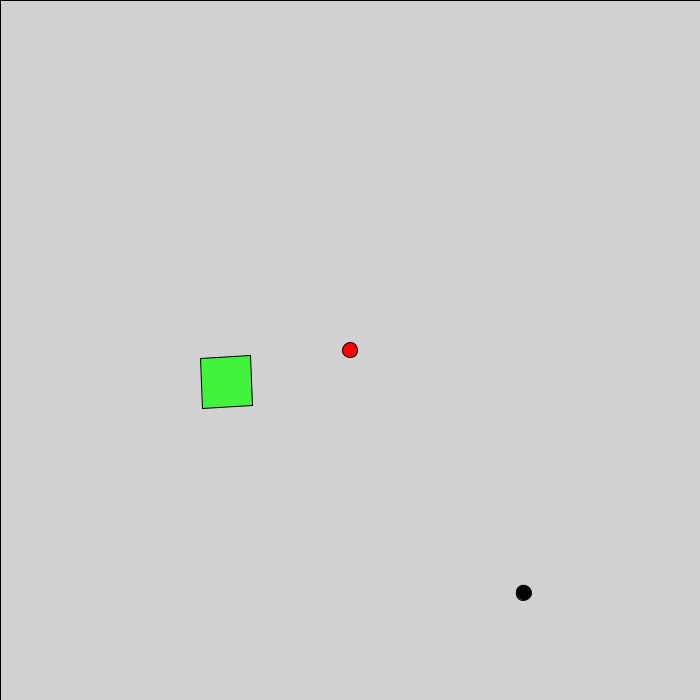
Frame 1 (no input)
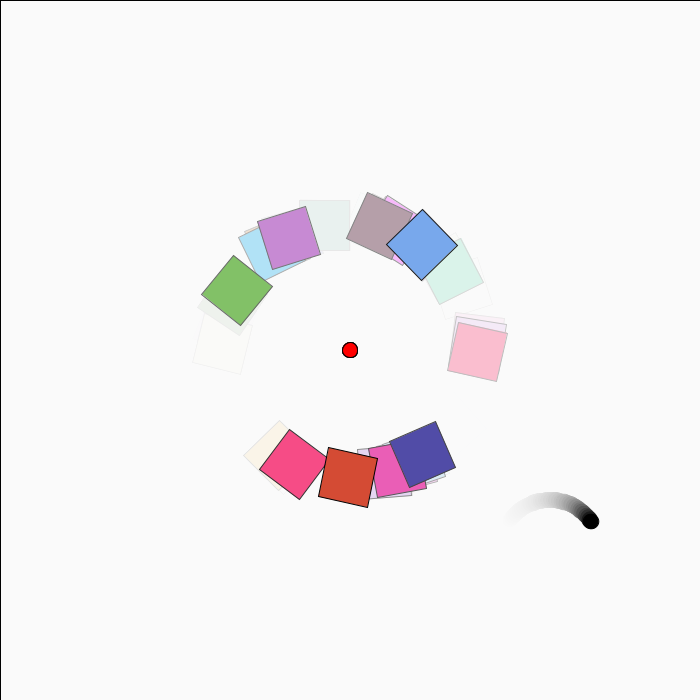
Frame 60 (the mouse pressed at the canvas centre just before this capture)
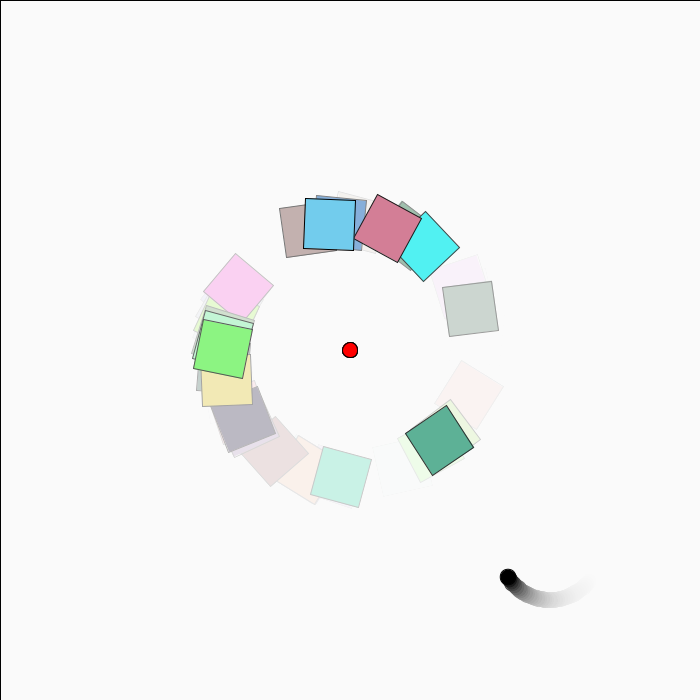
Frame 120 (the mouse held since frame 60 and released just before this capture)

The Processing sketch that drew these frames (run headless with seeded random() and noise(); from frame 60 on, the mouse is pressed at the canvas centre):

// Processing sketch: Prova2
// ── Prova2.pde

void setup(){
  size(700,700);
}
void draw(){
  fill(255,25);
  rect(0,0,width,height);
  
  pushMatrix(); //Inizio blocco 1
  translate(width/2, height/2);
  fill(255,0,0);
  ellipse(0,0, 15, 15);
  rotate(random(255));
  drawRainbowRect();
  popMatrix(); //Fine blocco 1
  
  pushMatrix();//Inizio blocco 2
  translate(width/2+200,height/2+200);
  rotate(millis()*0.001*PI);
  ellipse(0,50,15,15);
  popMatrix(); //Fine blocco 2
}

void drawRainbowRect(){
  fill(random(255),random(255), random(255));
  rect(0,100,50,50);
  fill(0);
}
